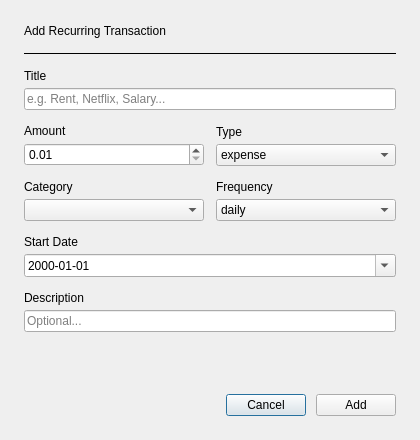
<?xml version="1.0" encoding="UTF-8"?>
<ui version="4.0">
 <class>AddRecurringDialog</class>
 <widget class="QDialog" name="AddRecurringDialog">
  <property name="windowTitle"><string>Add Recurring Transaction</string></property>
  <property name="minimumSize">
   <size><width>420</width><height>440</height></size>
  </property>
  <property name="maximumSize">
   <size><width>420</width><height>440</height></size>
  </property>

  <layout class="QVBoxLayout" name="mainLayout">
   <property name="spacing"><number>14</number></property>
   <property name="leftMargin"><number>24</number></property>
   <property name="topMargin"><number>24</number></property>
   <property name="rightMargin"><number>24</number></property>
   <property name="bottomMargin"><number>24</number></property>

   <item>
    <widget class="QLabel" name="dialogTitle">
     <property name="text"><string>Add Recurring Transaction</string></property>
    </widget>
   </item>

   <item>
    <widget class="QFrame" name="divider">
     <property name="frameShape"><enum>QFrame::HLine</enum></property>
    </widget>
   </item>

   <item>
    <layout class="QVBoxLayout"><property name="spacing"><number>5</number></property>
     <item><widget class="QLabel" name="titleLbl"><property name="text"><string>Title</string></property></widget></item>
     <item><widget class="QLineEdit" name="titleEdit"><property name="placeholderText"><string>e.g. Rent, Netflix, Salary...</string></property></widget></item>
    </layout>
   </item>

   <item>
    <layout class="QHBoxLayout"><property name="spacing"><number>12</number></property>
     <item>
      <layout class="QVBoxLayout"><property name="spacing"><number>5</number></property>
       <item><widget class="QLabel" name="amountLbl"><property name="text"><string>Amount</string></property></widget></item>
       <item><widget class="QDoubleSpinBox" name="amountSpin">
        <property name="minimum"><double>0.01</double></property>
        <property name="maximum"><double>999999.99</double></property>
        <property name="decimals"><number>2</number></property>
       </widget></item>
      </layout>
     </item>
     <item>
      <layout class="QVBoxLayout"><property name="spacing"><number>5</number></property>
       <item><widget class="QLabel" name="typeLbl"><property name="text"><string>Type</string></property></widget></item>
       <item><widget class="QComboBox" name="typeCombo">
        <item><property name="text"><string>expense</string></property></item>
        <item><property name="text"><string>income</string></property></item>
       </widget></item>
      </layout>
     </item>
    </layout>
   </item>

   <item>
    <layout class="QHBoxLayout"><property name="spacing"><number>12</number></property>
     <item>
      <layout class="QVBoxLayout"><property name="spacing"><number>5</number></property>
       <item><widget class="QLabel" name="catLbl"><property name="text"><string>Category</string></property></widget></item>
       <item><widget class="QComboBox" name="categoryCombo"/></item>
      </layout>
     </item>
     <item>
      <layout class="QVBoxLayout"><property name="spacing"><number>5</number></property>
       <item><widget class="QLabel" name="freqLbl"><property name="text"><string>Frequency</string></property></widget></item>
       <item><widget class="QComboBox" name="frequencyCombo">
        <item><property name="text"><string>daily</string></property></item>
        <item><property name="text"><string>weekly</string></property></item>
        <item><property name="text"><string>monthly</string></property></item>
        <item><property name="text"><string>yearly</string></property></item>
       </widget></item>
      </layout>
     </item>
    </layout>
   </item>

   <item>
    <layout class="QVBoxLayout"><property name="spacing"><number>5</number></property>
     <item><widget class="QLabel" name="startLbl"><property name="text"><string>Start Date</string></property></widget></item>
     <item><widget class="QDateEdit" name="startDateEdit">
      <property name="calendarPopup"><bool>true</bool></property>
      <property name="displayFormat"><string>yyyy-MM-dd</string></property>
     </widget></item>
    </layout>
   </item>

   <item>
    <layout class="QVBoxLayout"><property name="spacing"><number>5</number></property>
     <item><widget class="QLabel" name="descLbl"><property name="text"><string>Description</string></property></widget></item>
     <item><widget class="QLineEdit" name="descEdit"><property name="placeholderText"><string>Optional...</string></property></widget></item>
    </layout>
   </item>

   <item>
    <spacer>
     <property name="orientation"><enum>Qt::Vertical</enum></property>
     <property name="sizeHint" stdset="0"><size><width>20</width><height>10</height></size></property>
    </spacer>
   </item>

   <item>
    <layout class="QHBoxLayout"><property name="spacing"><number>10</number></property>
     <item>
      <spacer><property name="orientation"><enum>Qt::Horizontal</enum></property>
       <property name="sizeHint" stdset="0"><size><width>40</width><height>20</height></size></property>
      </spacer>
     </item>
     <item><widget class="QPushButton" name="cancelBtn"><property name="text"><string>Cancel</string></property><property name="minimumWidth"><number>90</number></property></widget></item>
     <item><widget class="QPushButton" name="confirmBtn"><property name="text"><string>Add</string></property><property name="minimumWidth"><number>90</number></property></widget></item>
    </layout>
   </item>

  </layout>
 </widget>
 <resources/>
 <connections/>
</ui>
